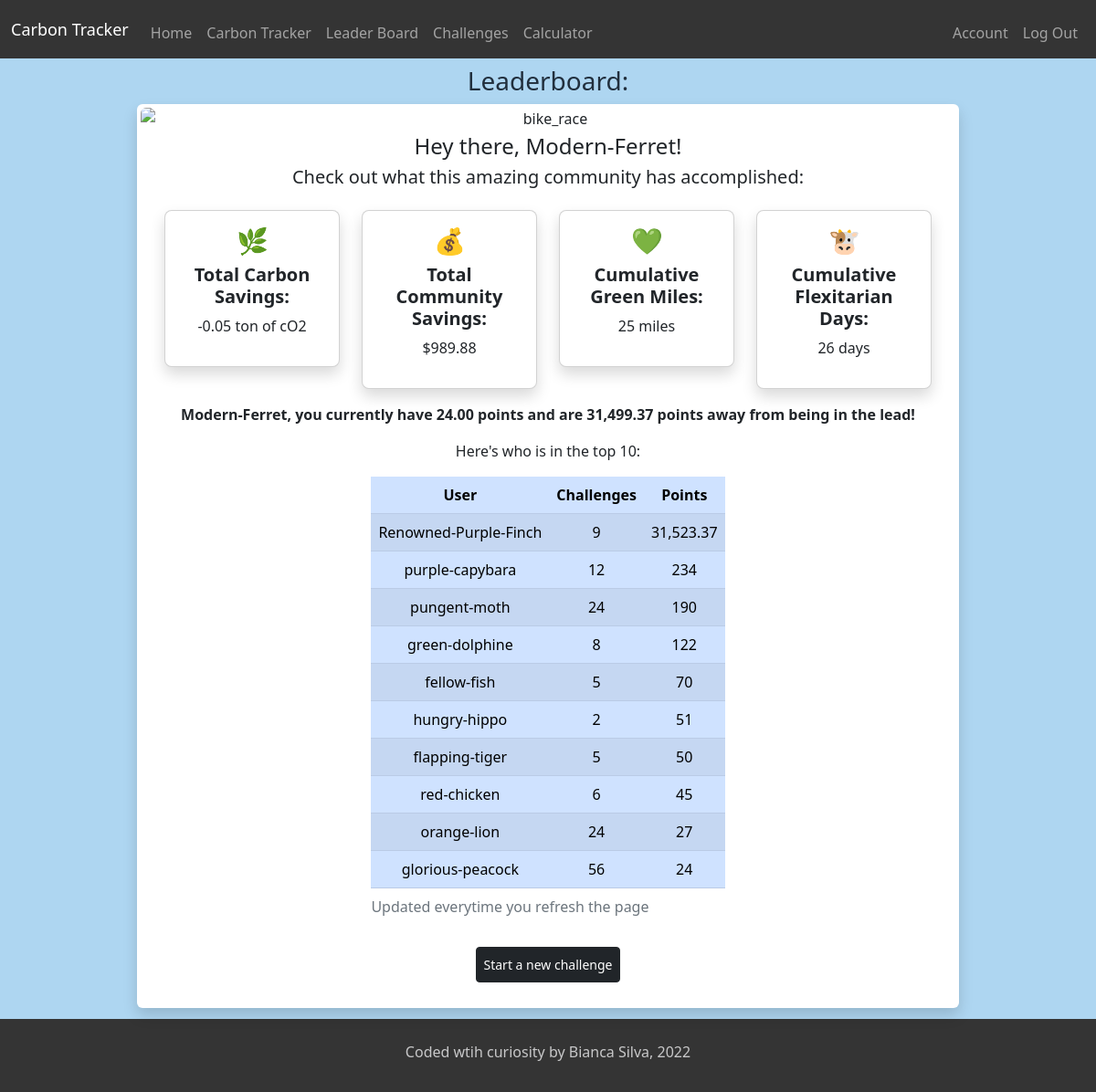
/leaderboard (signed in), run on the app's committed database.
### tables this page shows
CREATE TABLE users (id INTEGER PRIMARY KEY AUTOINCREMENT NOT NULL, name TEXT NOT NULL, email TEXT NOT NULL, leaderboardname TEXT NOT NULL, hash TEXT NOT NULL, datejoined DATETIME DEFAULT CURRENT_TIMESTAMP, icon TEXT);

CREATE TABLE leaderboard (id INTEGER PRIMARY KEY AUTOINCREMENT NOT NULL, user_id INTEGER NOT NULL, leaderboardname TEXT NOT NULL, challenges NUMERIC, green_miles NUMERIC, carbon_saved NUMERIC, plastic_saved NUMERIC, total_points NUMERIC);

### app.py (the view)
@app.route("/leaderboard", methods=["GET", "POST"])
@login_required
def leaderboard():
  if request.method == "POST":
    print("Hey, it's post time")
    return redirect("/leaderboard")
  else:
    print("Hey, it's GET time, get it?")
    check_footprint = db.execute("SELECT user_id FROM footprint WHERE user_id=?", session.get("user_id"))
    print("CHeck if user in footprint: ", check_footprint)
    if len(check_footprint) == 0:
      flash("Please calculate your carbon footprint to get started")
      return redirect("/calculator")
    check_name = db.execute("SELECT leaderboardname FROM users WHERE id=?", session.get("user_id"))
    for item in check_name:
      leaderboardname = item['leaderboardname']
    carbon_savings_total = db.execute("SELECT SUM(carbon_savings) FROM trackers")
    print("Total carbon saved so far", carbon_savings_total)
    for item in carbon_savings_total:
      total_carbon_saved = item['SUM(carbon_savings)']
    total_carbon_saved = (co2(float(total_carbon_saved))).replace("per year", "")
    print("Total carbon saved from db: ", total_carbon_saved)
    money_savings_total = db.execute("SELECT SUM(saved_money) FROM trackers")
    for item in money_savings_total:
      total_money_saved = item['SUM(saved_money)']
    total_money_saved = str(total_money_saved)
    total_money_saved = "$" + total_money_saved
    plastic_saved = db.execute("SELECT SUM(saved_plastic) FROM trackers")
    print("Plastic saved: ", plastic_saved)
    for item in plastic_saved:
      total_plastic_saved = item['SUM(saved_plastic)']
    print("Plastic saved in db: ", total_plastic_saved)
    water_saved = db.execute("SELECT SUM(saved_water) FROM trackers")
    print("Water saved: ", water_saved)
    for item in water_saved:
      total_water_saved = item['SUM(saved_water)']
    print("Total community water savings: ", total_water_saved)
    miles_walked_biked = db.execute("SELECT SUM(miles_walk_bike) FROM trackers")
    print("Miles walked or biked: ", miles_walked_biked)
    for item in miles_walked_biked:
      total_miles = item['SUM(miles_walk_bike)']
    total_miles = str(total_miles)
    total_miles = total_miles + " miles"
    flexitarian_db = db.execute("SELECT SUM(less_beef), SUM(less_chicken), SUM(less_pork) FROM trackers")
    for item in flexitarian_db:
      beef_flex = item["SUM(less_beef)"]
      chicken_flex = item['SUM(less_chicken)']
      pork_flex = item['SUM(less_pork)']
    total_flex = int(beef_flex) + int(chicken_flex) + int(pork_flex)
    total_flex = str(total_flex)
    total_flex = total_flex + " days"
    print("FLEXITARIAN: ", total_flex)
    leaders = db.execute("SELECT leaderboardname, challenges, total_points FROM leaderboard ORDER BY total_points DESC LIMIT 10")
    print("LEADERS: ", leaders)
    for leader in leaders:
      leadingname = leader['leaderboardname']
      challenges = leader['challenges']
      totalpoints = formatfloat(float((str(leader['total_points'])).replace(",", "")))
    find_leader = db.execute("SELECT leaderboardname, total_points FROM leaderboard ORDER BY total_points DESC LIMIT 1")
    print("AND THE LEADER IS: ", find_leader)
    max_points = 0
    for points in find_leader:
      max_points = float((points['total_points']).replace(",", ""))
      print("Max POINTS: ", max_points)
      print(type(max_points))
    print("FIND CURRENT POSITION: ", max_points)
    you = db.execute("SELECT leaderboardname, total_points FROM leaderboard WHERE user_id=?", session.get("user_id"))
    temp_test = db.execute("SELECT leaderboardname, total_points FROM leaderboard WHERE user_id=?", session.get("user_id"))
    your_points = 0
    for points in temp_test:
      your_points = float((str(points['total_points'])).replace(",", ""))
      print("YOUR POINTS: ", your_points)
    points_to_top = formatfloat(float(max_points) - your_points)
    your_points = formatfloat(your_points)
    return render_template("/leaderboard.html", yourpoints=your_points, pointstotop= points_to_top, leaders=leaders, leadingname=leadingname, challenges=challenges, totalpoints=totalpoints, flexitarian=total_flex, greenmiles=total_miles, dollarsavings=total_money_saved, carbonsavings=total_carbon_saved, leaderboardname=leaderboardname)

### app.py (called while the page is built)
@app.after_request
def after_request(response):
  response.headers["Cache-control"] = "no-cache, no-store, must-revalidate"
  response.headers["Expires"] = 0
  response.headers["Pragma"] = "no-cache"
  return response

### helpers.py (called while the page is built)
def login_required(f):
    @wraps(f)
    def decorated_function(*args, **kwargs):
      if session.get("user_id") is None:
        return redirect("/login")
      return f(*args, **kwargs)
    return decorated_function

def co2(value):
  tons = value / 1000
  if tons > 1:
    return f"{tons:,.2f} tons of cO2 per year"
  else:
    return f"{tons:,.2f} ton of cO2 per year"

def formatfloat(value):
  return f"{value:,.2f}"

### templates/leaderboard.html (shortened to what this page needs)
{% extends "layout.html" %}
{% block main %}
<form action="/leaderboard" method="get">
  <h3 class="darkBlue">Leaderboard:</h3>
  <div class="card body rounded-2 shadow p-1 border-0 m-1 justify-content-center mx-auto w-75">
  <img class="img-fluid rounded-2 mb-1" src="/static/bike_race.jpg" mx-auto w-auto alt="bike_race"/>
  <h4>Hey there, {{leaderboardname}}!</h4>
  <h5>Check out what this amazing community has accomplished:</h5>
  <div class="card-body">
  <div class="row justify-content-center">
    <div class="col-auto mb-2">
      <div class="d-flex">
        <div class="card shadow rounded-3" style="width: 12rem;">
          <div class="card-body">
            <h3>🌿</h3>
            <h5 class="card-title"><b>Total Carbon Savings:</b></h5>
            <p>{{carbonsavings}}</p>
          </div>
        </div>
      </div>
    </div>
    <div class="col-auto mb-2">
      <div class="d-flex">
        <div class="card shadow rounded-3" style="width: 12rem;">
          <div class="card-body">
            <h3>💰</h3>
            <h5 class="card-title"><b>Total Community Savings:</b></h5>
            <p>{{dollarsavings}}</p>
          </div>
        </div>
      </div>
    </div>
    <div class="col-auto mb-2">
      <div class="d-flex">
        <div class="card shadow rounded-3" style="width: 12rem;">
          <div class="card-body">
            <h3>💚</h3>
            <h5 class="card-title"><b>Cumulative Green Miles:</b></h5>
            <p>{{greenmiles}}</p>
          </div>
        </div>
      </div>
    </div>
    <div class="col-auto mb-2">
      <div class="d-flex">
        <div class="card shadow rounded-3" style="width: 12rem;">
          <div class="card-body">
            <h3>🐮</h3>
            <h5 class="card-title"><b>Cumulative Flexitarian Days:</b></h5>
            <p>{{flexitarian}}</p>
          </div>
        </div>
      </div>
    </div>
    <p class="mt-2"><b>{{leaderboardname}}, you currently have {{yourpoints}} points and are {{pointstotop}} points away from being in the lead!</b></p>
    <p>Here's who is in the top 10:</p>
    <table class="table table-striped table-primary table-hover table-responsive mx-auto w-auto">
      <caption>Updated everytime you refresh the page</caption>
      <thead>
        <tr>
          <th scope="col">User</th>
          <th scope="col">Challenges</th>
          <th scope="col">Points</th>
        </tr>
      </thead>
      <tbody>
        {% for leader in leaders %}
        <tr>
          {% for key, values in leader.items() %}
            <td>{{values}}</td>
          {% endfor %}
        </tr>
        {% endfor%}
      </tbody>
    </table>
</form>
  <form action="/challenges" method="post">
    <button class="btn btn-dark btn-sm m-2 p-2">Start a new challenge</button>
  </form>
{% endblock %}

### static/styles.css (style rules this page uses)
body { background-color: #EAECEE; }
.darkBlue { color: #212F3D }

### data on the page
users: leaderboardname "Modern-Ferret"
leaderboard: leaderboardname "Renowned-Purple-Finch", leader "9", total_points "31,523.37"
leaderboard: leaderboardname "purple-capybara", leader "12" "234"
leaderboard: leaderboardname "pungent-moth", leader "24" "190"
leaderboard: leaderboardname "green-dolphine", leader "8" "122"
leaderboard: leaderboardname "fellow-fish", leader "5" "70"
leaderboard: leaderboardname "hungry-hippo", leader "2" "51"
leaderboard: leaderboardname "flapping-tiger", leader "5" "50"
leaderboard: leaderboardname "red-chicken", leader "6" "45"
leaderboard: leaderboardname "orange-lion", leader "24" "27"
leaderboard: leaderboardname "glorious-peacock", leader "56" "24"

### other printed values
{{ carbonsavings }} "-0.05 ton of cO2"
{{ dollarsavings }} "$989.88"
{{ greenmiles }} "25 miles"
{{ flexitarian }} "26 days"
{{ yourpoints }} "24.00"
{{ pointstotop }} "31,499.37"
